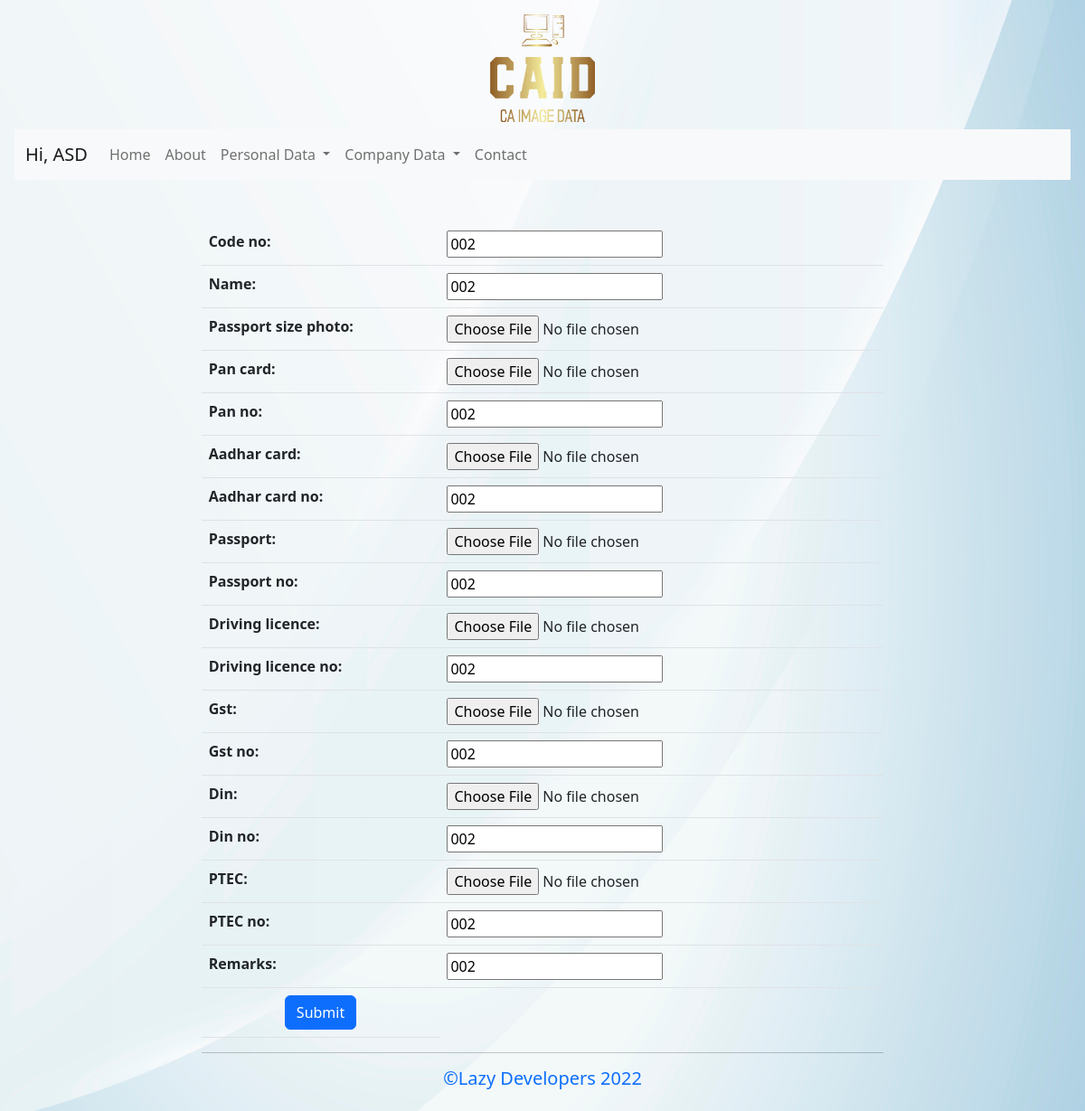
Before: /personal_data_edit/002/ with the older database file.
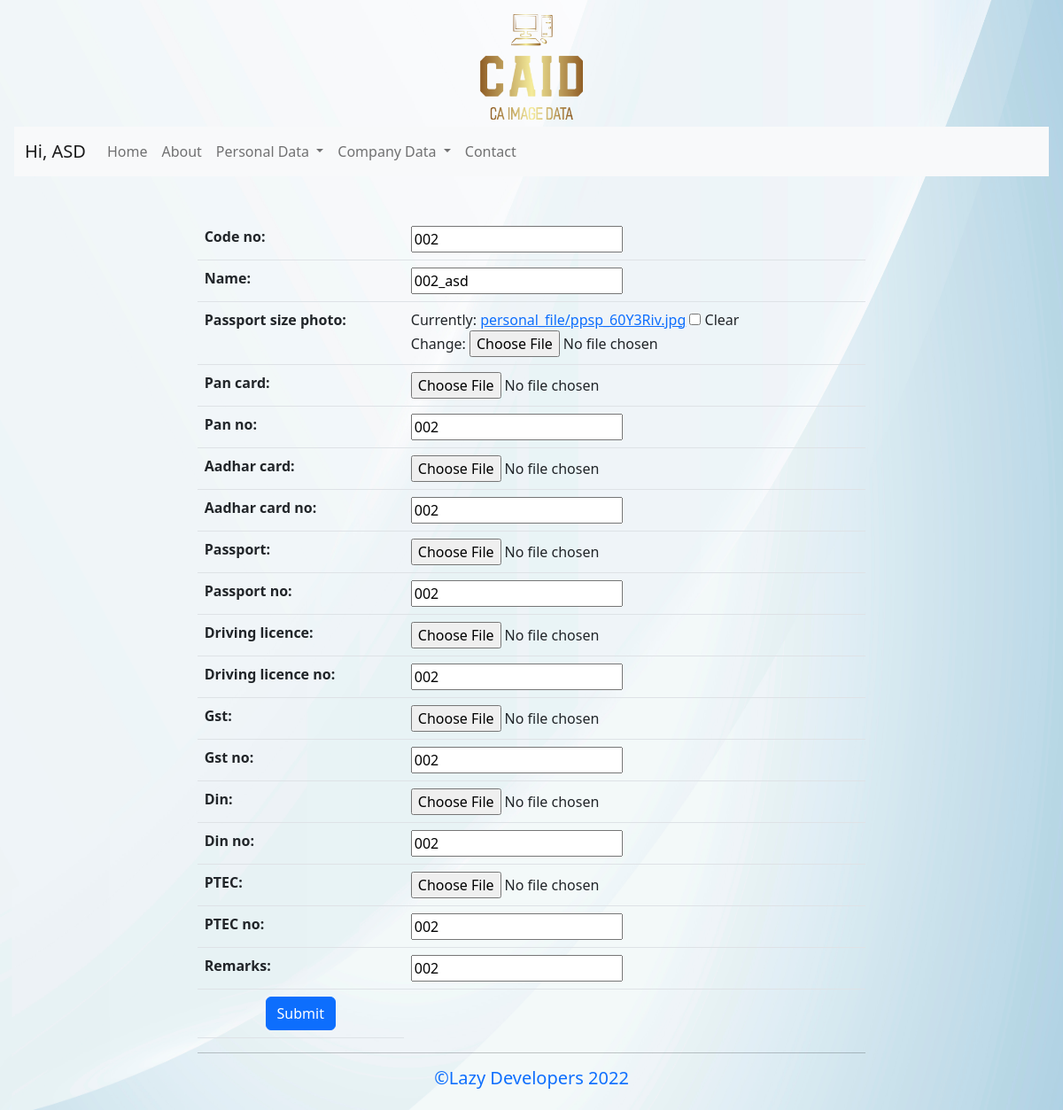
After: the same page with the newer database file.
### Personal_Data/models.py (models this page shows, shortened)
class personal_file(models.Model):
    code_no =  models.CharField(max_length= 4, primary_key=True)
    name = models.CharField(max_length=50)
    passport_size_photo = models.FileField(upload_to='personal_file', blank=True, null=True)
    pan_card = models.FileField(upload_to='personal_file', blank=True, null=True)
    pan_no = models.CharField(max_length=50)
    aadhar_card = models.FileField(upload_to='personal_file', blank=True, null=True)
    aadhar_card_no = models.CharField(max_length=50)
    passport = models.FileField(upload_to='personal_file', blank=True, null=True)
    passport_no = models.CharField(max_length=50)
    driving_licence = models.FileField(upload_to='personal_file', blank=True, null=True)
    driving_licence_no = models.CharField(max_length=50)
    gst = models.FileField(upload_to='personal_file', blank=True, null=True)
    gst_no = models.CharField(max_length=50)
    din = models.FileField(upload_to='personal_file', blank=True, null=True)
    din_no = models.CharField(max_length=50, unique= True)
    PTEC = models.FileField(upload_to='personal_file', blank=True, null=True)
    PTEC_no = models.CharField(max_length=50)
    Remarks = models.CharField(max_length=300)

### Personal_Data/views.py (the view, shortened to what this page needs)
# urls.py: path('personal_data_edit/<str:id>/', views.personal_data_edit, name='personal_data_edit'),
def personal_data_edit(request, id):
    band = personal_file.objects.get(code_no=id)
    if request.method == 'POST':
        form = Add_Personal_Data(request.POST, request.FILES, instance=band)
        if form.is_valid():
            form.save()
            return redirect('personal_data', band.code_no)
    else:
        form = Add_Personal_Data(instance=band)
    return render(request,
                'update_data.html',
                {'form': form})

### Personal_Data/forms.py
class Add_Personal_Data(forms.ModelForm):
    class Meta:
        model = personal_file
        fields = "__all__"

### Personal_Data/templates/update_data.html (shortened to what this page needs)
{% extends "layout.html" %}
{% block content %}
  <div class="container col-lg-8 mt-5">
  <form action="" enctype="multipart/form-data" method="post">
    <table class="table">
		<tbody> {{ form.as_table }}
    <tr> <td style="text-align: center ">
		<input type="submit" class="btn btn-primary btnsubmit" value="Submit">
	</td> </tr>
</tbody>
</table>
</form>
{% endblock %}

Changed rows visible on the page:
changed personal_file id 002: name "002" → "002_asd"
Other visible differences:
form field as_table: (not shown) → "☐"
text no longer shown: "Code no: Name: Passport size photo: Pan card: Pan no: Aadhar card: Aadhar card no: Passport: Passport no: Driving licence: Driving licence no: Gst: Gst no: Din: Din no: PTEC: PTEC no: Remarks:"
text now shown: "Code no: Name: Passport size photo: Currently: personal_file/ppsp_60Y3Riv.jpg Clear Change: Pan card: Pan no: Aadhar card: Aadhar card no: Passport: Passport no: Driving licence: Driving licence no: Gst: Gst no: Din: Din no: PTEC: PTEC no: Remarks:"
